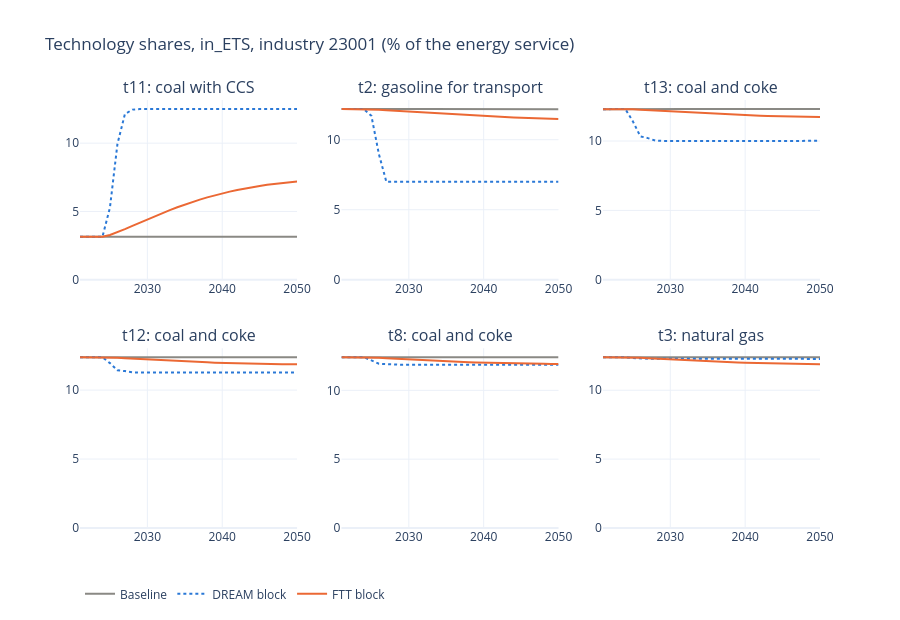

Here is the notebook cell this chart was saved with:
### Code cell
RUNS = {'Baseline': base, 'DREAM block': dream, 'FTT block': ftt}
DASH = {'DREAM block': 'dot'}
panels('IN_ETS__23001', RUNS, dash=DASH).show()

### Figure 1 — Plotly figure (JSON) as saved in the notebook; plotly's stock layout.template omitted (floating-point values rounded to 4 significant figures)
{"data": [{"hovertemplate": "Baseline %{x}: %{y:.2f} %<extra></extra>", "legendgroup": "Baseline", "line": {"color": "#8a8984", "width": 2}, "mode": "lines", "name": "Baseline", "showlegend": true, "type": "scatter", "x": [2021, 2022, 2023, 2024, 2025, 2026, 2027, 2028, 2029, 2030, 2031, 2032, 2033, 2034, 2035, 2036, 2037, 2038, 2039, 2040, 2041, 2042, 2043, 2044, 2045, 2046, 2047, 2048, 2049, 2050], "xaxis": "x", "y": [3.145, 3.144, 3.145, 3.144, 3.143, 3.143, 3.142, 3.142, 3.142, 3.141, 3.141, 3.141, 3.141, 3.141, 3.141, 3.141, 3.141, 3.141, 3.141, 3.141, 3.142, 3.142, 3.142, 3.143, 3.143, 3.144, 3.144, 3.144, 3.144, 3.144], "yaxis": "y"}, {"hovertemplate": "DREAM block %{x}: %{y:.2f} %<extra></extra>", "legendgroup": "DREAM block", "line": {"color": "#2a78d6", "dash": "dot", "width": 2}, "mode": "lines", "name": "DREAM block", "showlegend": true, "type": "scatter", "x": [2021, 2022, 2023, 2024, 2025, 2026, 2027, 2028, 2029, 2030, 2031, 2032, 2033, 2034, 2035, 2036, 2037, 2038, 2039, 2040, 2041, 2042, 2043, 2044, 2045, 2046, 2047, 2048, 2049, 2050], "xaxis": "x", "y": [3.145, 3.145, 3.145, 3.144, 5.276, 9.935, 12.13, 12.45, 12.49, 12.5, 12.5, 12.5, 12.5, 12.5, 12.5, 12.5, 12.5, 12.5, 12.5, 12.5, 12.5, 12.5, 12.5, 12.5, 12.5, 12.5, 12.5, 12.5, 12.5, 12.5], "yaxis": "y"}, {"hovertemplate": "FTT block %{x}: %{y:.2f} %<extra></extra>", "legendgroup": "FTT block", "line": {"color": "#eb6834", "width": 2}, "mode": "lines", "name": "FTT block", "showlegend": true, "type": "scatter", "x": [2021, 2022, 2023, 2024, 2025, 2026, 2027, 2028, 2029, 2030, 2031, 2032, 2033, 2034, 2035, 2036, 2037, 2038, 2039, 2040, 2041, 2042, 2043, 2044, 2045, 2046, 2047, 2048, 2049, 2050], "xaxis": "x", "y": [3.145, 3.144, 3.144, 3.144, 3.273, 3.475, 3.704, 3.943, 4.182, 4.42, 4.652, 4.878, 5.096, 5.305, 5.503, 5.69, 5.866, 6.03, 6.183, 6.323, 6.453, 6.571, 6.679, 6.777, 6.866, 6.947, 7.019, 7.083, 7.139, 7.189], "yaxis": "y"}, {"hovertemplate": "Baseline %{x}: %{y:.2f} %<extra></extra>", "legendgroup": "Baseline", "line": {"color": "#8a8984", "width": 2}, "mode": "lines", "name": "Baseline", "showlegend": false, "type": "scatter", "x": [2021, 2022, 2023, 2024, 2025, 2026, 2027, 2028, 2029, 2030, 2031, 2032, 2033, 2034, 2035, 2036, 2037, 2038, 2039, 2040, 2041, 2042, 2043, 2044, 2045, 2046, 2047, 2048, 2049, 2050], "xaxis": "x2", "y": [12.19, 12.19, 12.19, 12.19, 12.19, 12.19, 12.19, 12.19, 12.19, 12.19, 12.19, 12.19, 12.19, 12.19, 12.19, 12.19, 12.19, 12.19, 12.19, 12.19, 12.19, 12.19, 12.19, 12.18, 12.18, 12.18, 12.18, 12.18, 12.18, 12.18], "yaxis": "y2"}, {"hovertemplate": "DREAM block %{x}: %{y:.2f} %<extra></extra>", "legendgroup": "DREAM block", "line": {"color": "#2a78d6", "dash": "dot", "width": 2}, "mode": "lines", "name": "DREAM block", "showlegend": false, "type": "scatter", "x": [2021, 2022, 2023, 2024, 2025, 2026, 2027, 2028, 2029, 2030, 2031, 2032, 2033, 2034, 2035, 2036, 2037, 2038, 2039, 2040, 2041, 2042, 2043, 2044, 2045, 2046, 2047, 2048, 2049, 2050], "xaxis": "x2", "y": [12.19, 12.19, 12.19, 12.19, 11.71, 8.967, 6.991, 6.991, 6.991, 6.991, 6.991, 6.991, 6.991, 6.991, 6.991, 6.991, 6.991, 6.991, 6.991, 6.991, 6.991, 6.991, 6.991, 6.991, 6.991, 6.991, 6.991, 6.991, 6.991, 6.991], "yaxis": "y2"}, {"hovertemplate": "FTT block %{x}: %{y:.2f} %<extra></extra>", "legendgroup": "FTT block", "line": {"color": "#eb6834", "width": 2}, "mode": "lines", "name": "FTT block", "showlegend": false, "type": "scatter", "x": [2021, 2022, 2023, 2024, 2025, 2026, 2027, 2028, 2029, 2030, 2031, 2032, 2033, 2034, 2035, 2036, 2037, 2038, 2039, 2040, 2041, 2042, 2043, 2044, 2045, 2046, 2047, 2048, 2049, 2050], "xaxis": "x2", "y": [12.19, 12.19, 12.19, 12.19, 12.17, 12.14, 12.11, 12.08, 12.05, 12.01, 11.98, 11.94, 11.91, 11.87, 11.84, 11.81, 11.77, 11.74, 11.72, 11.69, 11.66, 11.64, 11.61, 11.59, 11.57, 11.55, 11.53, 11.51, 11.49, 11.48], "yaxis": "y2"}, {"hovertemplate": "Baseline %{x}: %{y:.2f} %<extra></extra>", "legendgroup": "Baseline", "line": {"color": "#8a8984", "width": 2}, "mode": "lines", "name": "Baseline", "showlegend": false, "type": "scatter", "x": [2021, 2022, 2023, 2024, 2025, 2026, 2027, 2028, 2029, 2030, 2031, 2032, 2033, 2034, 2035, 2036, 2037, 2038, 2039, 2040, 2041, 2042, 2043, 2044, 2045, 2046, 2047, 2048, 2049, 2050], "xaxis": "x3", "y": [12.3, 12.3, 12.3, 12.3, 12.3, 12.3, 12.3, 12.3, 12.3, 12.3, 12.3, 12.3, 12.3, 12.3, 12.3, 12.3, 12.3, 12.3, 12.3, 12.3, 12.3, 12.3, 12.3, 12.3, 12.3, 12.3, 12.3, 12.3, 12.3, 12.31], "yaxis": "y3"}, {"hovertemplate": "DREAM block %{x}: %{y:.2f} %<extra></extra>", "legendgroup": "DREAM block", "line": {"color": "#2a78d6", "dash": "dot", "width": 2}, "mode": "lines", "name": "DREAM block", "showlegend": false, "type": "scatter", "x": [2021, 2022, 2023, 2024, 2025, 2026, 2027, 2028, 2029, 2030, 2031, 2032, 2033, 2034, 2035, 2036, 2037, 2038, 2039, 2040, 2041, 2042, 2043, 2044, 2045, 2046, 2047, 2048, 2049, 2050], "xaxis": "x3", "y": [12.3, 12.3, 12.3, 12.3, 11.41, 10.33, 10.21, 10.03, 10.0, 10.0, 10.0, 10.0, 10.0, 10.0, 10.0, 9.999, 9.999, 9.999, 9.999, 10.0, 10.0, 10.0, 10.0, 10.0, 10.0, 10.0, 10.0, 10.0, 10.01, 10.01], "yaxis": "y3"}, {"hovertemplate": "FTT block %{x}: %{y:.2f} %<extra></extra>", "legendgroup": "FTT block", "line": {"color": "#eb6834", "width": 2}, "mode": "lines", "name": "FTT block", "showlegend": false, "type": "scatter", "x": [2021, 2022, 2023, 2024, 2025, 2026, 2027, 2028, 2029, 2030, 2031, 2032, 2033, 2034, 2035, 2036, 2037, 2038, 2039, 2040, 2041, 2042, 2043, 2044, 2045, 2046, 2047, 2048, 2049, 2050], "xaxis": "x3", "y": [12.3, 12.3, 12.3, 12.3, 12.28, 12.26, 12.23, 12.2, 12.16, 12.13, 12.1, 12.07, 12.03, 12.0, 11.98, 11.95, 11.92, 11.9, 11.87, 11.85, 11.83, 11.82, 11.8, 11.78, 11.77, 11.76, 11.75, 11.74, 11.73, 11.73], "yaxis": "y3"}, {"hovertemplate": "Baseline %{x}: %{y:.2f} %<extra></extra>", "legendgroup": "Baseline", "line": {"color": "#8a8984", "width": 2}, "mode": "lines", "name": "Baseline", "showlegend": false, "type": "scatter", "x": [2021, 2022, 2023, 2024, 2025, 2026, 2027, 2028, 2029, 2030, 2031, 2032, 2033, 2034, 2035, 2036, 2037, 2038, 2039, 2040, 2041, 2042, 2043, 2044, 2045, 2046, 2047, 2048, 2049, 2050], "xaxis": "x4", "y": [12.38, 12.38, 12.38, 12.38, 12.38, 12.38, 12.38, 12.38, 12.38, 12.38, 12.38, 12.38, 12.38, 12.38, 12.38, 12.38, 12.38, 12.38, 12.38, 12.38, 12.38, 12.38, 12.38, 12.38, 12.38, 12.38, 12.38, 12.38, 12.38, 12.39], "yaxis": "y4"}, {"hovertemplate": "DREAM block %{x}: %{y:.2f} %<extra></extra>", "legendgroup": "DREAM block", "line": {"color": "#2a78d6", "dash": "dot", "width": 2}, "mode": "lines", "name": "DREAM block", "showlegend": false, "type": "scatter", "x": [2021, 2022, 2023, 2024, 2025, 2026, 2027, 2028, 2029, 2030, 2031, 2032, 2033, 2034, 2035, 2036, 2037, 2038, 2039, 2040, 2041, 2042, 2043, 2044, 2045, 2046, 2047, 2048, 2049, 2050], "xaxis": "x4", "y": [12.38, 12.38, 12.38, 12.38, 11.96, 11.44, 11.38, 11.29, 11.28, 11.28, 11.28, 11.28, 11.28, 11.28, 11.28, 11.28, 11.28, 11.28, 11.28, 11.28, 11.28, 11.28, 11.28, 11.28, 11.28, 11.28, 11.28, 11.28, 11.28, 11.28], "yaxis": "y4"}, {"hovertemplate": "FTT block %{x}: %{y:.2f} %<extra></extra>", "legendgroup": "FTT block", "line": {"color": "#eb6834", "width": 2}, "mode": "lines", "name": "FTT block", "showlegend": false, "type": "scatter", "x": [2021, 2022, 2023, 2024, 2025, 2026, 2027, 2028, 2029, 2030, 2031, 2032, 2033, 2034, 2035, 2036, 2037, 2038, 2039, 2040, 2041, 2042, 2043, 2044, 2045, 2046, 2047, 2048, 2049, 2050], "xaxis": "x4", "y": [12.38, 12.38, 12.38, 12.38, 12.37, 12.34, 12.31, 12.28, 12.25, 12.22, 12.19, 12.16, 12.13, 12.11, 12.08, 12.06, 12.03, 12.01, 11.99, 11.98, 11.96, 11.95, 11.93, 11.92, 11.91, 11.9, 11.89, 11.88, 11.88, 11.88], "yaxis": "y4"}, {"hovertemplate": "Baseline %{x}: %{y:.2f} %<extra></extra>", "legendgroup": "Baseline", "line": {"color": "#8a8984", "width": 2}, "mode": "lines", "name": "Baseline", "showlegend": false, "type": "scatter", "x": [2021, 2022, 2023, 2024, 2025, 2026, 2027, 2028, 2029, 2030, 2031, 2032, 2033, 2034, 2035, 2036, 2037, 2038, 2039, 2040, 2041, 2042, 2043, 2044, 2045, 2046, 2047, 2048, 2049, 2050], "xaxis": "x5", "y": [12.4, 12.4, 12.4, 12.4, 12.4, 12.4, 12.4, 12.4, 12.4, 12.4, 12.4, 12.4, 12.4, 12.4, 12.4, 12.4, 12.4, 12.4, 12.4, 12.4, 12.4, 12.4, 12.4, 12.4, 12.4, 12.4, 12.4, 12.4, 12.4, 12.41], "yaxis": "y5"}, {"hovertemplate": "DREAM block %{x}: %{y:.2f} %<extra></extra>", "legendgroup": "DREAM block", "line": {"color": "#2a78d6", "dash": "dot", "width": 2}, "mode": "lines", "name": "DREAM block", "showlegend": false, "type": "scatter", "x": [2021, 2022, 2023, 2024, 2025, 2026, 2027, 2028, 2029, 2030, 2031, 2032, 2033, 2034, 2035, 2036, 2037, 2038, 2039, 2040, 2041, 2042, 2043, 2044, 2045, 2046, 2047, 2048, 2049, 2050], "xaxis": "x5", "y": [12.4, 12.4, 12.4, 12.4, 12.18, 11.93, 11.9, 11.86, 11.86, 11.86, 11.86, 11.86, 11.86, 11.86, 11.86, 11.86, 11.86, 11.86, 11.86, 11.86, 11.86, 11.86, 11.86, 11.86, 11.86, 11.86, 11.86, 11.86, 11.86, 11.86], "yaxis": "y5"}, {"hovertemplate": "FTT block %{x}: %{y:.2f} %<extra></extra>", "legendgroup": "FTT block", "line": {"color": "#eb6834", "width": 2}, "mode": "lines", "name": "FTT block", "showlegend": false, "type": "scatter", "x": [2021, 2022, 2023, 2024, 2025, 2026, 2027, 2028, 2029, 2030, 2031, 2032, 2033, 2034, 2035, 2036, 2037, 2038, 2039, 2040, 2041, 2042, 2043, 2044, 2045, 2046, 2047, 2048, 2049, 2050], "xaxis": "x5", "y": [12.4, 12.4, 12.4, 12.4, 12.39, 12.36, 12.33, 12.3, 12.27, 12.24, 12.21, 12.18, 12.16, 12.13, 12.11, 12.08, 12.06, 12.04, 12.03, 12.01, 11.99, 11.98, 11.97, 11.96, 11.95, 11.94, 11.93, 11.92, 11.92, 11.91], "yaxis": "y5"}, {"hovertemplate": "Baseline %{x}: %{y:.2f} %<extra></extra>", "legendgroup": "Baseline", "line": {"color": "#8a8984", "width": 2}, "mode": "lines", "name": "Baseline", "showlegend": false, "type": "scatter", "x": [2021, 2022, 2023, 2024, 2025, 2026, 2027, 2028, 2029, 2030, 2031, 2032, 2033, 2034, 2035, 2036, 2037, 2038, 2039, 2040, 2041, 2042, 2043, 2044, 2045, 2046, 2047, 2048, 2049, 2050], "xaxis": "x6", "y": [12.39, 12.39, 12.39, 12.39, 12.39, 12.39, 12.39, 12.4, 12.4, 12.4, 12.4, 12.4, 12.4, 12.4, 12.4, 12.4, 12.4, 12.4, 12.4, 12.4, 12.4, 12.4, 12.4, 12.4, 12.4, 12.4, 12.4, 12.39, 12.39, 12.39], "yaxis": "y6"}, {"hovertemplate": "DREAM block %{x}: %{y:.2f} %<extra></extra>", "legendgroup": "DREAM block", "line": {"color": "#2a78d6", "dash": "dot", "width": 2}, "mode": "lines", "name": "DREAM block", "showlegend": false, "type": "scatter", "x": [2021, 2022, 2023, 2024, 2025, 2026, 2027, 2028, 2029, 2030, 2031, 2032, 2033, 2034, 2035, 2036, 2037, 2038, 2039, 2040, 2041, 2042, 2043, 2044, 2045, 2046, 2047, 2048, 2049, 2050], "xaxis": "x6", "y": [12.39, 12.39, 12.39, 12.39, 12.33, 12.29, 12.29, 12.29, 12.29, 12.29, 12.29, 12.29, 12.29, 12.29, 12.29, 12.29, 12.29, 12.29, 12.29, 12.29, 12.29, 12.29, 12.29, 12.29, 12.29, 12.29, 12.29, 12.28, 12.28, 12.28], "yaxis": "y6"}, {"hovertemplate": "FTT block %{x}: %{y:.2f} %<extra></extra>", "legendgroup": "FTT block", "line": {"color": "#eb6834", "width": 2}, "mode": "lines", "name": "FTT block", "showlegend": false, "type": "scatter", "x": [2021, 2022, 2023, 2024, 2025, 2026, 2027, 2028, 2029, 2030, 2031, 2032, 2033, 2034, 2035, 2036, 2037, 2038, 2039, 2040, 2041, 2042, 2043, 2044, 2045, 2046, 2047, 2048, 2049, 2050], "xaxis": "x6", "y": [12.39, 12.39, 12.39, 12.39, 12.38, 12.35, 12.32, 12.29, 12.26, 12.23, 12.2, 12.18, 12.15, 12.12, 12.1, 12.08, 12.05, 12.03, 12.01, 12.0, 11.98, 11.97, 11.95, 11.94, 11.93, 11.92, 11.91, 11.91, 11.9, 11.89], "yaxis": "y6"}], "layout": {"annotations": [{"font": {"size": 16}, "showarrow": false, "text": "t11: coal with CCS", "x": 0.1467, "xanchor": "center", "xref": "paper", "y": 1.0, "yanchor": "bottom", "yref": "paper"}, {"font": {"size": 16}, "showarrow": false, "text": "t2: gasoline for transport", "x": 0.5, "xanchor": "center", "xref": "paper", "y": 1.0, "yanchor": "bottom", "yref": "paper"}, {"font": {"size": 16}, "showarrow": false, "text": "t13: coal and coke", "x": 0.8533, "xanchor": "center", "xref": "paper", "y": 1.0, "yanchor": "bottom", "yref": "paper"}, {"font": {"size": 16}, "showarrow": false, "text": "t12: coal and coke", "x": 0.1467, "xanchor": "center", "xref": "paper", "y": 0.42, "yanchor": "bottom", "yref": "paper"}, {"font": {"size": 16}, "showarrow": false, "text": "t8: coal and coke", "x": 0.5, "xanchor": "center", "xref": "paper", "y": 0.42, "yanchor": "bottom", "yref": "paper"}, {"font": {"size": 16}, "showarrow": false, "text": "t3: natural gas", "x": 0.8533, "xanchor": "center", "xref": "paper", "y": 0.42, "yanchor": "bottom", "yref": "paper"}], "height": 620, "hovermode": "x unified", "legend": {"orientation": "h", "y": -0.12}, "title": {"text": "Technology shares, in_ETS, industry 23001 (% of the energy service)"}, "xaxis": {"anchor": "y", "domain": [0.0, 0.2933]}, "xaxis2": {"anchor": "y2", "domain": [0.3533, 0.6467]}, "xaxis3": {"anchor": "y3", "domain": [0.7067, 1.0]}, "xaxis4": {"anchor": "y4", "domain": [0.0, 0.2933]}, "xaxis5": {"anchor": "y5", "domain": [0.3533, 0.6467]}, "xaxis6": {"anchor": "y6", "domain": [0.7067, 1.0]}, "yaxis": {"anchor": "x", "domain": [0.58, 1.0], "rangemode": "tozero"}, "yaxis2": {"anchor": "x2", "domain": [0.58, 1.0], "rangemode": "tozero"}, "yaxis3": {"anchor": "x3", "domain": [0.58, 1.0], "rangemode": "tozero"}, "yaxis4": {"anchor": "x4", "domain": [0.0, 0.42], "rangemode": "tozero"}, "yaxis5": {"anchor": "x5", "domain": [0.0, 0.42], "rangemode": "tozero"}, "yaxis6": {"anchor": "x6", "domain": [0.0, 0.42], "rangemode": "tozero"}}}
